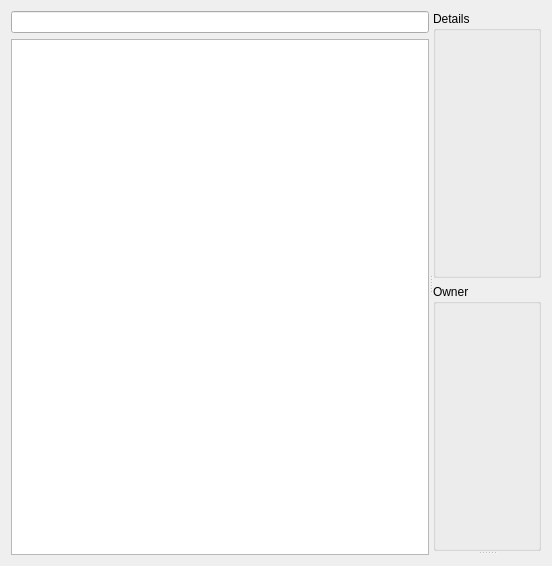
<?xml version="1.0" encoding="UTF-8"?>
<ui version="4.0">
 <class>resourceManagement</class>
 <widget class="QWidget" name="resourceManagement">
  <property name="geometry">
   <rect>
    <x>0</x>
    <y>0</y>
    <width>552</width>
    <height>566</height>
   </rect>
  </property>
  <layout class="QVBoxLayout" name="verticalLayout_5">
   <item>
    <widget class="QSplitter" name="splitter_2">
     <property name="orientation">
      <enum>Qt::Horizontal</enum>
     </property>
     <widget class="QWidget" name="">
      <layout class="QVBoxLayout" name="verticalLayout">
       <item>
        <widget class="KLineEdit" name="resourceSearch">
         <property name="showClearButton" stdset="0">
          <bool>true</bool>
         </property>
        </widget>
       </item>
       <item>
        <widget class="QTreeView" name="treeResults">
         <property name="alternatingRowColors">
          <bool>true</bool>
         </property>
         <property name="selectionBehavior">
          <enum>QAbstractItemView::SelectRows</enum>
         </property>
        </widget>
       </item>
      </layout>
     </widget>
     <widget class="QSplitter" name="splitter">
      <property name="orientation">
       <enum>Qt::Vertical</enum>
      </property>
      <widget class="QWidget" name="">
       <layout class="QVBoxLayout" name="verticalLayout_3">
        <item>
         <widget class="QGroupBox" name="groupDetails">
          <property name="enabled">
           <bool>true</bool>
          </property>
          <property name="title">
           <string>Details</string>
          </property>
          <layout class="QVBoxLayout" name="verticalLayout_4">
           <property name="rightMargin">
            <number>4</number>
           </property>
           <item>
            <layout class="QFormLayout" name="formDetails"/>
           </item>
          </layout>
         </widget>
        </item>
        <item>
         <widget class="QGroupBox" name="groupOwner">
          <property name="enabled">
           <bool>true</bool>
          </property>
          <property name="title">
           <string>Owner</string>
          </property>
          <layout class="QVBoxLayout" name="verticalLayout_2">
           <item>
            <layout class="QFormLayout" name="formOwner"/>
           </item>
          </layout>
         </widget>
        </item>
       </layout>
      </widget>
      <widget class="QWidget" name="">
       <layout class="QHBoxLayout" name="resourceCalender">
        <property name="sizeConstraint">
         <enum>QLayout::SetDefaultConstraint</enum>
        </property>
       </layout>
      </widget>
     </widget>
    </widget>
   </item>
  </layout>
 </widget>
 <customwidgets>
  <customwidget>
   <class>KLineEdit</class>
   <extends>QLineEdit</extends>
   <header>klineedit.h</header>
  </customwidget>
 </customwidgets>
 <resources/>
 <connections/>
</ui>
